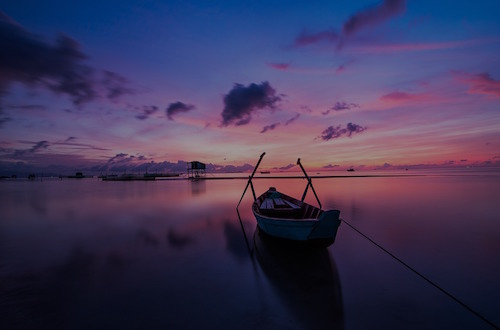
#> input picture month06/Machine_learning/data/sunrise.jpg, 500 x 330 px, found by its file name
$ python 05_equalize_hist_demo.py
#> lines starting #> are read from the running program, lines starting #| are printed output that depends on the picture
# 05_equalize_hist_demo.py
# 直方图均衡化处理示例
import cv2
from matplotlib import pyplot as plt

im = cv2.imread("../test_img/sunrise.jpg", #路径
                0)# 读取成灰度图像
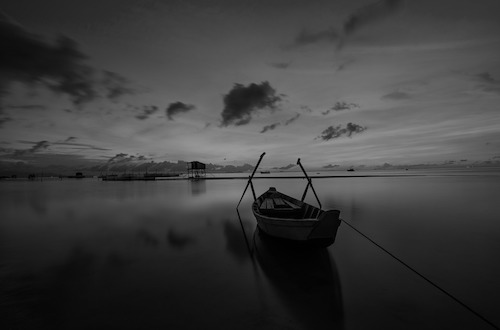
#> im: shape (330, 500); min 0, max 153, mean 61
cv2.imshow("im", im)
# 直方图均衡化处理
im_equ = cv2.equalizeHist(im)
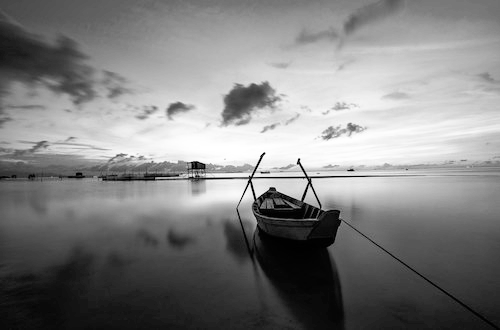
#> im_equ: shape (330, 500); min 0, max 255, mean 128.3
cv2.imshow("im_equ", im_equ)

cv2.waitKey()
cv2.destroyAllWindows()

# 绘制原图, 均衡化处理后的图像统计直方图
plt.subplot(2, 1, 1) # 2行1列第1个子图
plt.hist(im.ravel(), # 数组(转成一维的数组)
         256, # 柱体数量
         [0, 255], # 范围
         label="orig") # 显示文字
plt.subplot(2, 1, 2)
plt.hist(im_equ.ravel(), # 数组(转成一维的数组)
         256, # 柱体数量
         [0, 255], # 范围
         label="equ") # 显示文字
plt.legend()
plt.show()
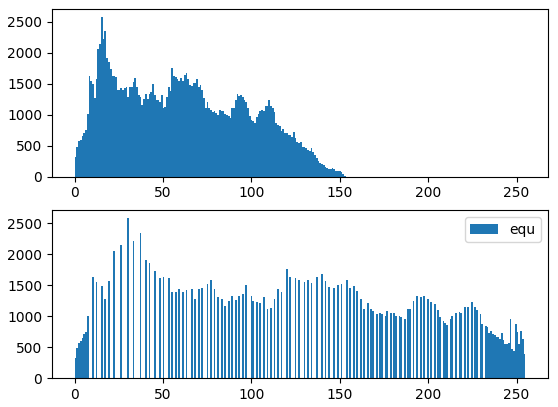
#> figure drawn by matplotlib, 2 panels; panel 1: tallest bar 2580 high, from x = 14.94 to 15.94; panel 2: tallest bar 2580 high, from x = 29.88 to 30.88

$ run again, with month06/Machine_learning/data/deformed.jpg copied over month06/Machine_learning/data/sunrise.jpg
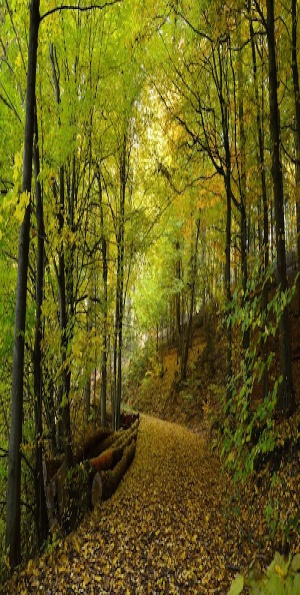
#> input picture month06/Machine_learning/data/deformed.jpg, 300 x 595 px, found by its file name
#> `im_equ = cv2.equalizeHist(im)`:
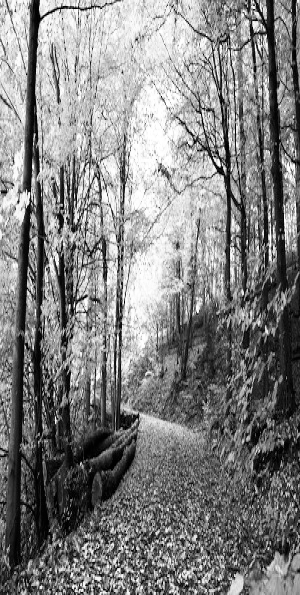
#> im_equ: shape (595, 300); min 0, max 255, mean 128.3
#> `plt.show()`:
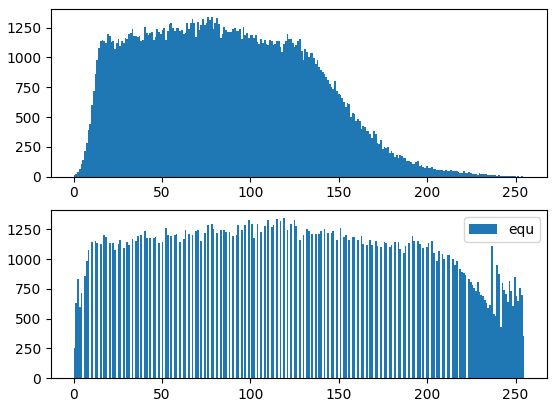
#> figure drawn by matplotlib, 2 panels; panel 1: tallest bar 1343 high, from x = 77.7 to 78.69; panel 2: tallest bar 1343 high, from x = 118.5 to 119.5
